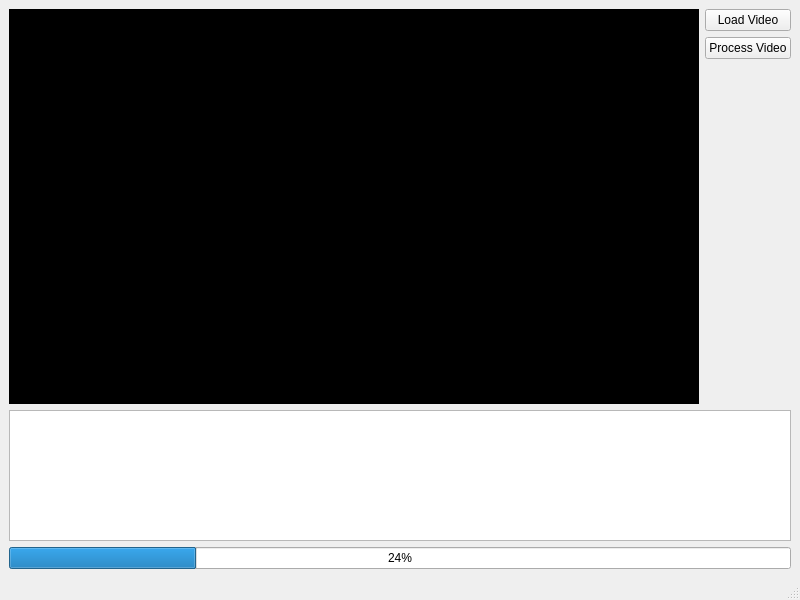
<?xml version="1.0" encoding="UTF-8"?>
<ui version="4.0">
 <class>ProcessingWindow</class>
 <widget class="QMainWindow" name="ProcessingWindow">
  <property name="geometry">
   <rect>
    <x>0</x>
    <y>0</y>
    <width>800</width>
    <height>600</height>
   </rect>
  </property>
  <property name="windowTitle">
   <string>ProcessingWindow</string>
  </property>
  <widget class="QWidget" name="centralwidget">
   <layout class="QGridLayout" name="gridLayout" rowstretch="3,1,0" columnstretch="8,0">
    <item row="2" column="0" colspan="2">
     <widget class="QProgressBar" name="progressBar">
      <property name="value">
       <number>24</number>
      </property>
     </widget>
    </item>
    <item row="0" column="1">
     <layout class="QVBoxLayout" name="verticalLayout">
      <item>
       <widget class="QPushButton" name="pushButton">
        <property name="text">
         <string>Load Video</string>
        </property>
       </widget>
      </item>
      <item>
       <widget class="QPushButton" name="pushButton_2">
        <property name="text">
         <string>Process Video</string>
        </property>
       </widget>
      </item>
      <item>
       <spacer name="verticalSpacer">
        <property name="orientation">
         <enum>Qt::Vertical</enum>
        </property>
        <property name="sizeHint" stdset="0">
         <size>
          <width>20</width>
          <height>40</height>
         </size>
        </property>
       </spacer>
      </item>
     </layout>
    </item>
    <item row="0" column="0">
     <widget class="QLabel" name="lblFrame">
      <property name="styleSheet">
       <string notr="true">Background-color: #000;</string>
      </property>
      <property name="text">
       <string>TextLabel</string>
      </property>
     </widget>
    </item>
    <item row="1" column="0" colspan="2">
     <widget class="QPlainTextEdit" name="plainTextEdit"/>
    </item>
   </layout>
  </widget>
  <widget class="QMenuBar" name="menubar">
   <property name="geometry">
    <rect>
     <x>0</x>
     <y>0</y>
     <width>800</width>
     <height>22</height>
    </rect>
   </property>
  </widget>
  <widget class="QStatusBar" name="statusbar"/>
 </widget>
 <resources/>
 <connections/>
</ui>
